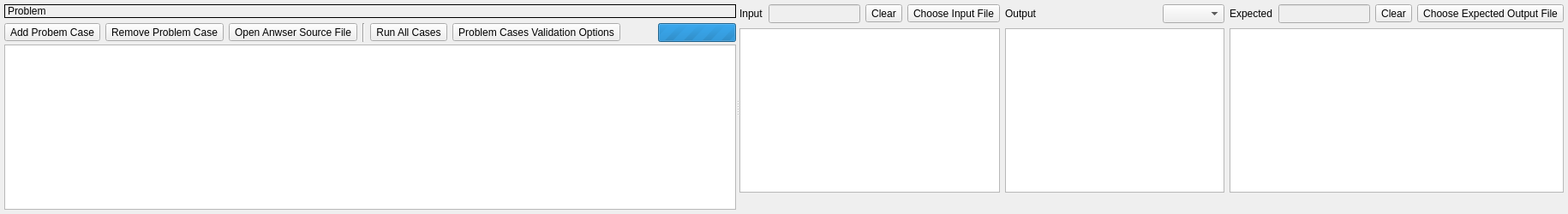
    <widget class="QWidget" name="tabProblem">
     <attribute name="title">
      <string>Problem</string>
     </attribute>
     <layout class="QVBoxLayout" name="verticalLayout_8">
      <property name="leftMargin">
       <number>5</number>
      </property>
      <property name="topMargin">
       <number>5</number>
      </property>
      <property name="rightMargin">
       <number>5</number>
      </property>
      <property name="bottomMargin">
       <number>5</number>
      </property>
      <item>
       <widget class="QSplitter" name="splitterProblem">
        <property name="orientation">
         <enum>Qt::Horizontal</enum>
        </property>
        <widget class="QWidget" name="panelProblemCaseInfo" native="true">
         <layout class="QVBoxLayout" name="verticalLayout_7">
          <property name="spacing">
           <number>3</number>
          </property>
          <property name="leftMargin">
           <number>0</number>
          </property>
          <property name="topMargin">
           <number>0</number>
          </property>
          <property name="rightMargin">
           <number>0</number>
          </property>
          <property name="bottomMargin">
           <number>0</number>
          </property>
          <item>
           <widget class="QLabel" name="lblProblem">
            <property name="frameShape">
             <enum>QFrame::Box</enum>
            </property>
            <property name="text">
             <string>Problem</string>
            </property>
            <property name="margin">
             <number>5</number>
            </property>
            <property name="openExternalLinks">
             <bool>true</bool>
            </property>
           </widget>
          </item>
          <item>
           <widget class="QWidget" name="widget_3" native="true">
            <property name="minimumSize">
             <size>
              <width>0</width>
              <height>0</height>
             </size>
            </property>
            <layout class="QHBoxLayout" name="horizontalLayout_16">
             <property name="leftMargin">
              <number>0</number>
             </property>
             <property name="topMargin">
              <number>0</number>
             </property>
             <property name="rightMargin">
              <number>0</number>
             </property>
             <property name="bottomMargin">
              <number>0</number>
             </property>
            </layout>
           </widget>
          </item>
          <item>
           <widget class="QWidget" name="widget_6" native="true">
            <layout class="QHBoxLayout" name="horizontalLayout_17">
             <property name="leftMargin">
              <number>0</number>
             </property>
             <property name="topMargin">
              <number>0</number>
             </property>
             <property name="rightMargin">
              <number>0</number>
             </property>
             <property name="bottomMargin">
              <number>0</number>
             </property>
             <item>
              <widget class="QToolButton" name="btnAddProblemCase">
               <property name="toolTip">
                <string>Add Probem Case</string>
               </property>
               <property name="text">
                <string>Add Probem Case</string>
               </property>
               <property name="icon">
                <iconset resource="../build/Desktop_Qt_5_15_2_GCC_64bit-Release/RedPandaIDE/qmake_iconsets_files.qrc">
                 <normaloff>:/resources/iconsets/newlook/actions/00Misc-03Add.svg</normaloff>:/resources/iconsets/newlook/actions/00Misc-03Add.svg</iconset>
               </property>
              </widget>
             </item>
             <item>
              <widget class="QToolButton" name="btnRemoveProblemCase">
               <property name="toolTip">
                <string>Remove Problem Case</string>
               </property>
               <property name="text">
                <string>Remove Problem Case</string>
               </property>
               <property name="icon">
                <iconset resource="../build/Desktop_Qt_5_15_2_GCC_64bit-Release/RedPandaIDE/qmake_iconsets_files.qrc">
                 <normaloff>:/resources/iconsets/newlook/actions/00Misc-04Remove.svg</normaloff>:/resources/iconsets/newlook/actions/00Misc-04Remove.svg</iconset>
               </property>
              </widget>
             </item>
             <item>
              <widget class="QToolButton" name="btnOpenProblemAnswer">
               <property name="toolTip">
                <string>Open Anwser Source File</string>
               </property>
               <property name="text">
                <string>Open Anwser Source File</string>
               </property>
               <property name="icon">
                <iconset resource="../build/Desktop_Qt_5_15_2_GCC_64bit-Release/RedPandaIDE/qmake_iconsets_files.qrc">
                 <normaloff>:/resources/iconsets/newlook/actions/08Problem-04EditSource.svg</normaloff>:/resources/iconsets/newlook/actions/08Problem-04EditSource.svg</iconset>
               </property>
              </widget>
             </item>
             <item>
              <widget class="Line" name="line">
               <property name="orientation">
                <enum>Qt::Vertical</enum>
               </property>
              </widget>
             </item>
             <item>
              <widget class="QToolButton" name="btnRunAllProblemCases">
               <property name="toolTip">
                <string>Run All Cases</string>
               </property>
               <property name="text">
                <string>Run All Cases</string>
               </property>
               <property name="icon">
                <iconset resource="../build/Desktop_Qt_5_15_2_GCC_64bit-Release/RedPandaIDE/qmake_iconsets_files.qrc">
                 <normaloff>:/resources/iconsets/newlook/actions/08Problem-05RunCases.svg</normaloff>:/resources/iconsets/newlook/actions/08Problem-05RunCases.svg</iconset>
               </property>
              </widget>
             </item>
             <item>
              <widget class="QToolButton" name="btnCaseValidateOptions">
               <property name="text">
                <string>Problem Cases Validation Options</string>
               </property>
               <property name="icon">
                <iconset resource="../build/Desktop_Qt_5_15_2_GCC_64bit-Release/RedPandaIDE/qmake_iconsets_files.qrc">
                 <normaloff>:/resources/iconsets/newlook/actions/00Misc-05Gear.svg</normaloff>:/resources/iconsets/newlook/actions/00Misc-05Gear.svg</iconset>
               </property>
              </widget>
             </item>
             <item>
              <spacer name="horizontalSpacer_4">
               <property name="orientation">
                <enum>Qt::Horizontal</enum>
               </property>
               <property name="sizeHint" stdset="0">
                <size>
                 <width>40</width>
                 <height>20</height>
                </size>
               </property>
              </spacer>
             </item>
             <item>
              <widget class="QProgressBar" name="pbProblemCases">
               <property name="sizePolicy">
                <sizepolicy hsizetype="Preferred" vsizetype="Fixed">
                 <horstretch>0</horstretch>
                 <verstretch>0</verstretch>
                </sizepolicy>
               </property>
               <property name="maximum">
                <number>0</number>
               </property>
               <property name="value">
                <number>0</number>
               </property>
               <property name="format">
                <string>%v/%m</string>
               </property>
              </widget>
             </item>
            </layout>
           </widget>
          </item>
          <item>
           <widget class="QTableView" name="tblProblemCases">
            <property name="dragEnabled">
             <bool>true</bool>
            </property>
            <property name="dragDropOverwriteMode">
             <bool>false</bool>
            </property>
            <property name="dragDropMode">
             <enum>QAbstractItemView::InternalMove</enum>
            </property>
            <property name="defaultDropAction">
             <enum>Qt::MoveAction</enum>
            </property>
            <property name="alternatingRowColors">
             <bool>true</bool>
            </property>
            <property name="selectionMode">
             <enum>QAbstractItemView::SingleSelection</enum>
            </property>
            <property name="selectionBehavior">
             <enum>QAbstractItemView::SelectRows</enum>
            </property>
            <attribute name="horizontalHeaderDefaultSectionSize">
             <number>200</number>
            </attribute>
            <attribute name="horizontalHeaderStretchLastSection">
             <bool>true</bool>
            </attribute>
           </widget>
          </item>
         </layout>
        </widget>
        <widget class="QWidget" name="panelProblemCase" native="true">
         <layout class="QGridLayout" name="gridLayout_3">
          <property name="leftMargin">
           <number>0</number>
          </property>
          <property name="topMargin">
           <number>0</number>
          </property>
          <property name="rightMargin">
           <number>0</number>
          </property>
          <property name="bottomMargin">
           <number>0</number>
          </property>
          <item row="0" column="0">
           <widget class="QWidget" name="widgetProblemCaseInputCaption" native="true">
            <layout class="QGridLayout" name="gridLayout_4">
             <property name="leftMargin">
              <number>0</number>
             </property>
             <property name="topMargin">
              <number>0</number>
             </property>
             <property name="rightMargin">
              <number>0</number>
             </property>
             <property name="bottomMargin">
              <number>0</number>
             </property>
             <item row="0" column="1">
              <widget class="QLineEdit" name="txtProblemCaseInputFileName">
               <property name="enabled">
                <bool>false</bool>
               </property>
               <property name="readOnly">
                <bool>true</bool>
               </property>
              </widget>
             </item>
             <item row="0" column="3">
              <widget class="QToolButton" name="btnProblemCaseInputFileName">
               <property name="toolTip">
                <string>Choose Input File</string>
               </property>
               <property name="text">
                <string>Choose Input File</string>
               </property>
               <property name="icon">
                <iconset resource="../build/Desktop_Qt_5_15_2_GCC_64bit-Release/RedPandaIDE/qmake_iconsets_files.qrc">
                 <normaloff>:/resources/iconsets/newlook/actions/00Misc-07Folder.svg</normaloff>:/resources/iconsets/newlook/actions/00Misc-07Folder.svg</iconset>
               </property>
              </widget>
             </item>
             <item row="0" column="2">
              <widget class="QToolButton" name="btnProblemCaseClearInputFileName">
               <property name="text">
                <string>Clear</string>
               </property>
              </widget>
             </item>
             <item row="0" column="0">
              <widget class="QLabel" name="label_4">
               <property name="text">
                <string>Input</string>
               </property>
              </widget>
             </item>
            </layout>
           </widget>
          </item>
          <item row="3" column="0">
           <widget class="QLabel" name="lblProblemCaseInput">
            <property name="text">
             <string/>
            </property>
           </widget>
          </item>
          <item row="2" column="0">
           <widget class="LineNumberTextEditor" name="txtProblemCaseInput">
            <property name="sizePolicy">
             <sizepolicy hsizetype="Expanding" vsizetype="Expanding">
              <horstretch>0</horstretch>
              <verstretch>0</verstretch>
             </sizepolicy>
            </property>
            <property name="lineWrapMode">
             <enum>QPlainTextEdit::NoWrap</enum>
            </property>
           </widget>
          </item>
          <item row="2" column="3">
           <widget class="LineNumberTextEditor" name="txtProblemCaseExpected">
            <property name="sizePolicy">
             <sizepolicy hsizetype="Expanding" vsizetype="Expanding">
              <horstretch>0</horstretch>
              <verstretch>0</verstretch>
             </sizepolicy>
            </property>
            <property name="lineWrapMode">
             <enum>QPlainTextEdit::NoWrap</enum>
            </property>
           </widget>
          </item>
          <item row="2" column="2">
           <widget class="LineNumberTextEditor" name="txtProblemCaseOutput">
            <property name="sizePolicy">
             <sizepolicy hsizetype="Expanding" vsizetype="Expanding">
              <horstretch>0</horstretch>
              <verstretch>0</verstretch>
             </sizepolicy>
            </property>
            <property name="lineWrapMode">
             <enum>QPlainTextEdit::NoWrap</enum>
            </property>
            <property name="readOnly">
             <bool>true</bool>
            </property>
           </widget>
          </item>
          <item row="0" column="3">
           <widget class="QWidget" name="widgetProblemCaseExpectedCaption" native="true">
            <layout class="QHBoxLayout" name="horizontalLayout_18">
             <property name="leftMargin">
              <number>0</number>
             </property>
             <property name="topMargin">
              <number>0</number>
             </property>
             <property name="rightMargin">
              <number>0</number>
             </property>
             <property name="bottomMargin">
              <number>0</number>
             </property>
             <item>
              <widget class="QLabel" name="label_5">
               <property name="text">
                <string>Expected</string>
               </property>
              </widget>
             </item>
             <item>
              <widget class="QLineEdit" name="txtProblemCaseExpectedOutputFileName">
               <property name="enabled">
                <bool>false</bool>
               </property>
               <property name="readOnly">
                <bool>true</bool>
               </property>
              </widget>
             </item>
             <item>
              <widget class="QToolButton" name="btnProblemCaseClearExpectedOutputFileName">
               <property name="toolTip">
                <string>Clear</string>
               </property>
               <property name="text">
                <string>Clear</string>
               </property>
              </widget>
             </item>
             <item>
              <widget class="QToolButton" name="btnProblemCaseExpectedOutputFileName">
               <property name="text">
                <string>Choose Expected Output File</string>
               </property>
               <property name="icon">
                <iconset resource="../build/Desktop_Qt_5_15_2_GCC_64bit-Release/RedPandaIDE/qmake_iconsets_files.qrc">
                 <normaloff>:/resources/iconsets/newlook/actions/00Misc-07Folder.svg</normaloff>:/resources/iconsets/newlook/actions/00Misc-07Folder.svg</iconset>
               </property>
              </widget>
             </item>
            </layout>
           </widget>
          </item>
          <item row="0" column="2">
           <widget class="QWidget" name="widgetProblemCaseOutputCaption" native="true">
            <layout class="QHBoxLayout" name="horizontalLayout_19">
             <property name="leftMargin">
              <number>0</number>
             </property>
             <property name="topMargin">
              <number>0</number>
             </property>
             <property name="rightMargin">
              <number>0</number>
             </property>
             <property name="bottomMargin">
              <number>0</number>
             </property>
             <item>
              <widget class="QLabel" name="lblProblemCaseOutputCaption">
               <property name="text">
                <string>Output</string>
               </property>
              </widget>
             </item>
             <item>
              <spacer name="horizontalSpacer_5">
               <property name="orientation">
                <enum>Qt::Horizontal</enum>
               </property>
               <property name="sizeHint" stdset="0">
                <size>
                 <width>40</width>
                 <height>20</height>
                </size>
               </property>
              </spacer>
             </item>
             <item>
              <widget class="QComboBox" name="cbProblemCaseValidateType"/>
             </item>
            </layout>
           </widget>
          </item>
          <item row="3" column="3">
           <widget class="QLabel" name="lblProblemCaseExpected">
            <property name="text">
             <string/>
            </property>
           </widget>
          </item>
          <item row="3" column="2">
           <widget class="QLabel" name="lblProblemCaseOutput">
            <property name="text">
             <string/>
            </property>
           </widget>
          </item>
         </layout>
        </widget>
       </widget>
      </item>
     </layout>
    </widget>
